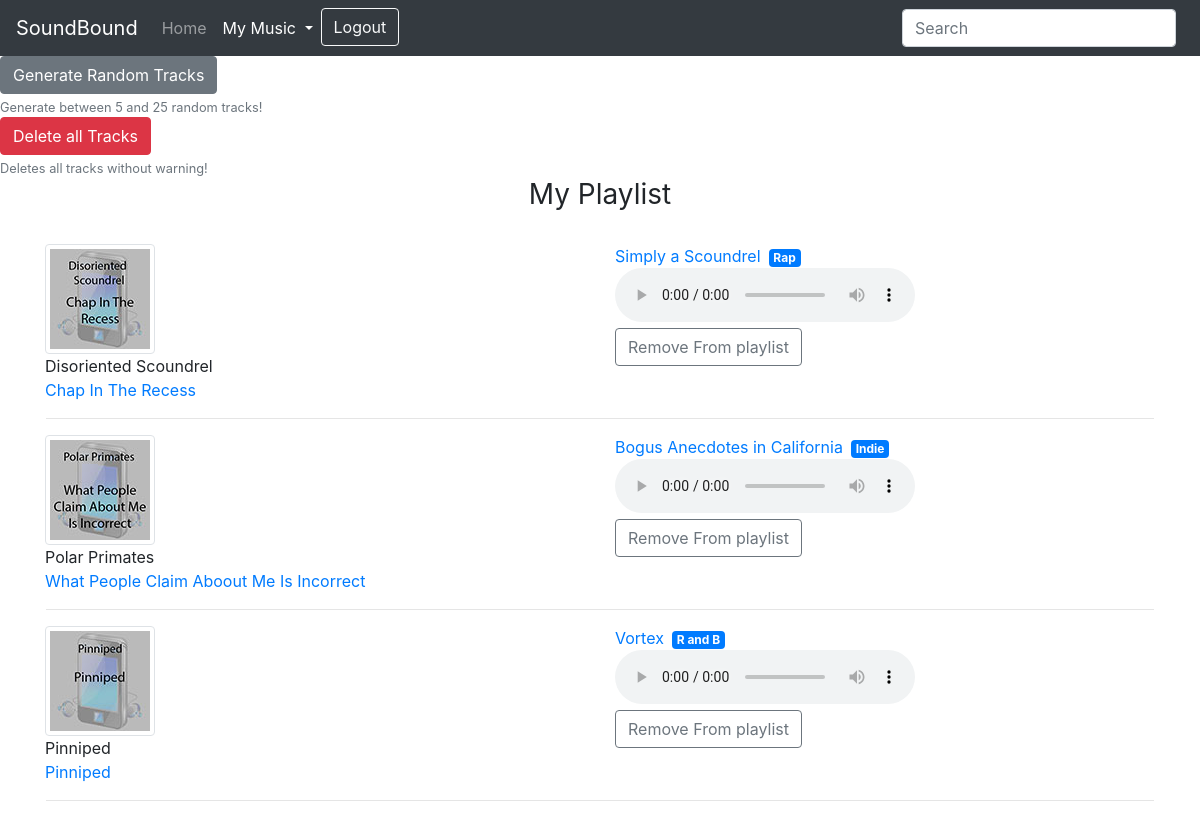
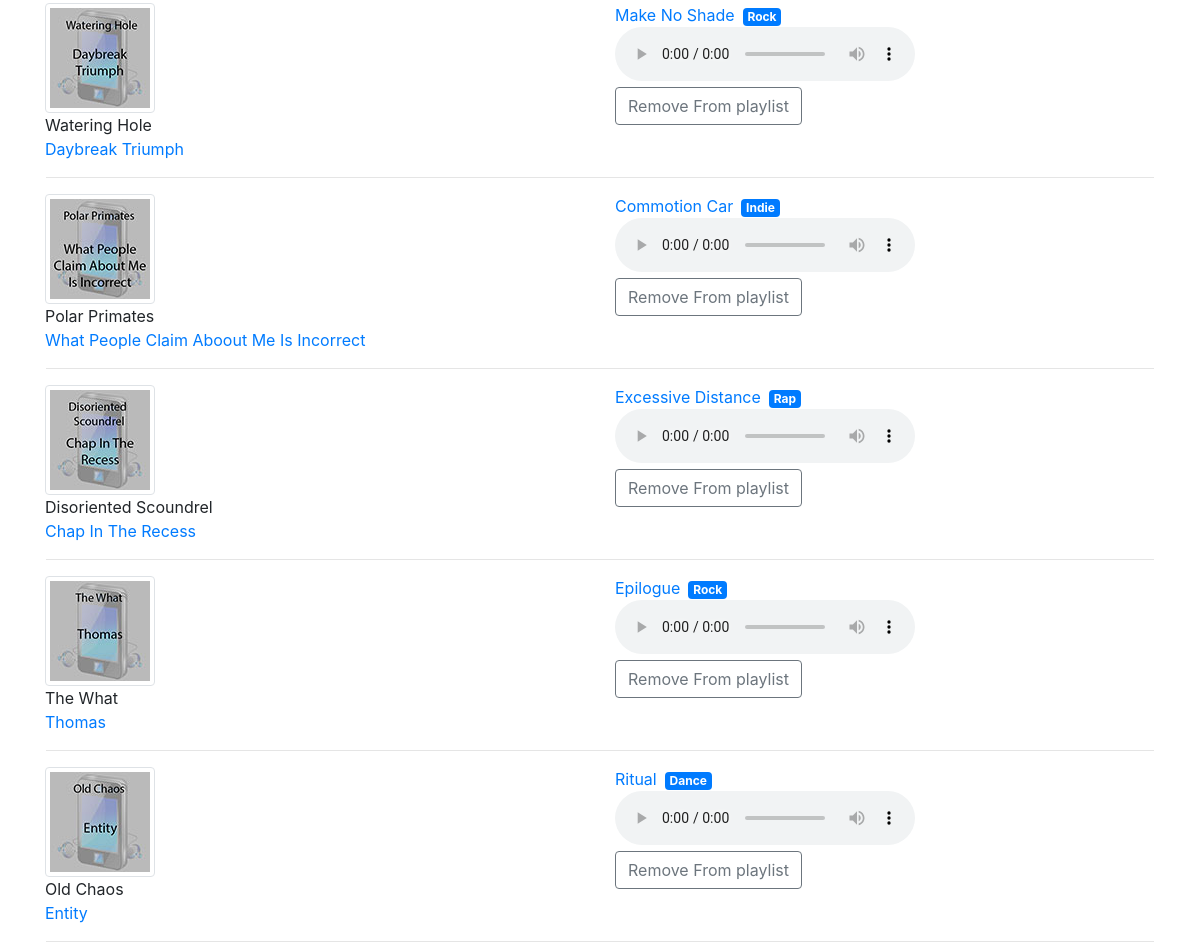
Screenshot of /playlist.php (signed in) with the database file from the repository (2 pictures, top to bottom).
### tables this page shows
CREATE TABLE `playlist` (
  `track_id` int(11) NOT NULL,
  `artist` varchar(100) NOT NULL,
  `album` varchar(100) NOT NULL DEFAULT '',
  `description` text NOT NULL,
  `name` varchar(40) NOT NULL DEFAULT '0.00',
  `genre` varchar(50) NOT NULL,
  `image` varchar(100) NOT NULL,
  `thumb` varchar(100) NOT NULL,
  `sample` varchar(100) NOT NULL
);

### playlist.php (the view, shortened to what this page needs)
<!doctype html>
<html lang="en">
  <head>
     <link rel="stylesheet" href="https://stackpath.bootstrapcdn.com/bootstrap/4.3.1/css/bootstrap.min.css">
     <link rel="stylesheet" type="text/css" href="CSS/Style.css">
  </head>
  <body>
    <nav class="navbar navbar-expand-lg navbar-dark bg-dark">
      <a class="navbar-brand" href="home.php">SoundBound</a>
      <div class="collapse navbar-collapse" id="navbarSupportedContent">
        <ul class="navbar-nav mr-auto">
          <li class="nav-item ">
            <a class="nav-link" href="home.php">Home</a>
          </li>
          <li class="nav-item dropdown">
            <a class="nav-link dropdown-toggle active" href="#" id="navbarDropdown" role="button" data-toggle="dropdown" aria-haspopup="true" aria-expanded="false">
              My Music
            </a>
          </li>
          <li class="nav-item ">
            <a class="btn btn-outline-light my-2 my-sm-0" href="logout.php" role="Button">Logout</a>
          </li>
        </ul>
        <form action="search.php" method="get" class="form-inline my-2 my-lg-0">
          <input class="search-input form-control mr-sm-2" name="query" type="text" placeholder="Search" aria-label="Search" required>
        </form>
      </div>
    </nav>
    <?php
    require 'variables.php';
    ?>
    <form method='post'><input class='btn btn-secondary' type='submit' name='randomTracks' value='Generate Random Tracks'>
      <small class="form-text text-muted">Generate between 5 and 25 random tracks!</small></form>
      <form method='post'><input class='btn btn-danger' type='submit' name='deleteTracks' value='Delete all Tracks'>
        <small class="form-text text-muted">Deletes all tracks without warning!</small></form>
        <?php
        $sql = "SELECT * FROM playlist";
        $result = $conn->query($sql);
        echo '<div id="tracks" class="container px-0"><h3 class="font-weight-normal text-center">My Playlist</h3><br/>';
        if (mysqli_num_rows($result) > 0) {
          while($row = mysqli_fetch_assoc($result)) {
            $tempTrackID = $row["track_id"];
            echo  '<div class="row justify-content-center"><div class="col">'.
            "<img src=" .$row["thumb"]. " class='img-thumbnail img-fluid'>".'<br/>'.
            '<span class="artist">'.$row["artist"].'</span><br/>'.
            "<a class='album' href='https://vesta.uclan.ac.uk/~falexandrou/album.php/?track_id=".$row['track_id']."'.>".$row['album']."</a>".'<br/>'.
            '</div><div class="col">'.
            "<a href='https://vesta.uclan.ac.uk/~falexandrou/trackDesc.php/?track_id=".$row['track_id']."'.>".$row['name']."</a>".
            '<span class="badge badge-primary mx-2">'.$row["genre"].'</span><br/>'.
            "<audio class='player' controls><source src=" .$row["sample"]. " type='audio/mpeg'></audio>".'<br/>';
            echo "<form method='post'><input class='btn btn-outline-secondary' type='submit' name='removeFromPlaylist' value='Remove From playlist'>";
            echo "<input type='hidden' value='$tempTrackID' name='trackID'/></form>";
            echo '</div>';
            echo  '</div><hr class="my-3 mx-3">';
          }
          echo '</div>';
        }
        ?>
 </body>
</html>

### CSS/Style.css (style rules this page uses)
html, body { height:100%; margin: 0; padding: 0; }
body { background-image: url(https://vesta.uclan.ac.uk/~falexandrou/images/background.png); background-size: 100% 100%; background-attachment: fixed; }
.container { position: relative; height: inherit; }
.navbar { z-index: 1; }
.justify-content-center { width: 100%; margin-left: 0; margin-right: 0; }

### rows the page displays
playlist: thumb (picture), artist "Disoriented Scoundrel", album "Chap In The Recess", name "Simply a Scoundrel", genre "Rap"
playlist: thumb (picture), artist "Polar Primates", album "What People Claim Aboout Me Is Incorrect", name "Bogus Anecdotes in California", genre "Indie"
playlist: thumb (picture), artist "Pinniped", album "Pinniped", name "Vortex", genre "R and B"
playlist: thumb (picture), artist "Watering Hole", album "Daybreak Triumph", name "Make No Shade", genre "Rock"
playlist: thumb (picture), artist "Polar Primates", album "What People Claim Aboout Me Is Incorrect", name "Commotion Car", genre "Indie"
playlist: thumb (picture), artist "Disoriented Scoundrel", album "Chap In The Recess", name "Excessive Distance", genre "Rap"
playlist: thumb (picture), artist "The What", album "Thomas", name "Epilogue", genre "Rock"
playlist: thumb (picture), artist "Old Chaos", album "Entity", name "Ritual", genre "Dance"
